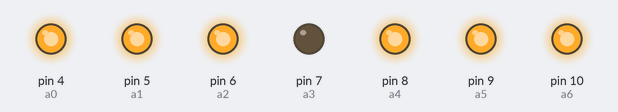
Simulated run of this sketch. Board: Arduino Uno, built with avr-gcc and run on an emulated ATmega328P. On the bench: output pins drawn as LEDs (lit = HIGH).

Above: at 0.2 s.
At 0.7 s:
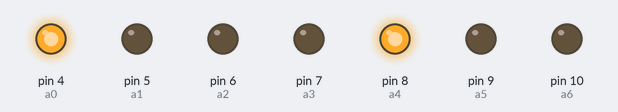
At 1.7 s:
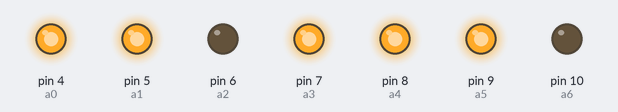
At 3.2 s:
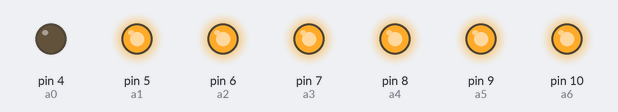
At 4.7 s:
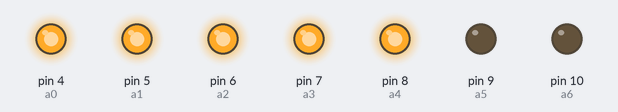
At 6.2 s:
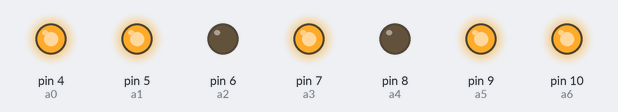
Timing chart, 0 to 6.5 s (numbered marks = the images above):
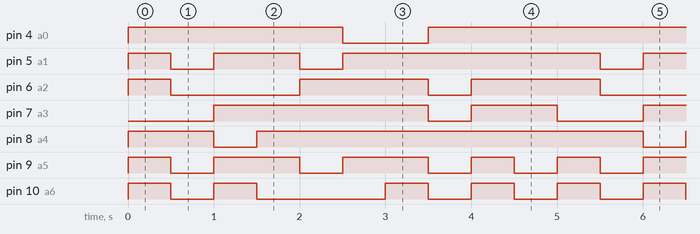

The sketch:

7-segmentdisplay.ino.ino
```cpp
const int a0=4;
const int a1=5;
const int a2=6;
const int a3=7;
const int a4=8;
const int a5=9;
const int a6=10;
void setup() {
  // put your setup code here, to run once:
 pinMode(a0,OUTPUT);
 pinMode(a1,OUTPUT);
 pinMode(a2,OUTPUT);
 pinMode(a3,OUTPUT);
 pinMode(a4,OUTPUT);
 pinMode(a5,OUTPUT);
 pinMode(a6,OUTPUT);
}
void loop() {
  // put your main code here, to run repeatedly:
  zero();
  delay(500);
one();
delay(500);
two();
delay(500);
three();
delay(500);
four();
delay(500);
five();
delay(500);
six();
delay(500);
seven();
delay(500);
eight();
delay(500);
nine();
delay(500);

delay(2);
}

void zero()
{
  digitalWrite(a0, HIGH);
digitalWrite(a1, HIGH);
digitalWrite(a2, HIGH);
digitalWrite(a3, LOW);
digitalWrite(a4, HIGH);
digitalWrite(a5, HIGH);
digitalWrite(a6, HIGH);
}
void one()
{
  digitalWrite(a0, HIGH);
digitalWrite(a1, LOW);
digitalWrite(a2, LOW);
digitalWrite(a3, LOW);
digitalWrite(a4, HIGH);
digitalWrite(a5, LOW);
digitalWrite(a6, LOW);
}

void two()
{
  digitalWrite(a0, HIGH);
digitalWrite(a1, HIGH);
digitalWrite(a2, LOW);
digitalWrite(a3, HIGH);
digitalWrite(a4, LOW);
digitalWrite(a5, HIGH);
digitalWrite(a6, HIGH);
}

void three()
{
  digitalWrite(a0, HIGH);
digitalWrite(a1, HIGH);
digitalWrite(a2, LOW);
digitalWrite(a3, HIGH);
digitalWrite(a4, HIGH);
digitalWrite(a5, HIGH);
digitalWrite(a6, LOW);
}

void four()
{
  digitalWrite(a0, HIGH);
digitalWrite(a1, LOW);
digitalWrite(a2, HIGH);
digitalWrite(a3, HIGH);
digitalWrite(a4, HIGH);
digitalWrite(a5, LOW);
digitalWrite(a6, LOW);
}

void five()
{
  digitalWrite(a0, LOW);
digitalWrite(a1, HIGH);
digitalWrite(a2, HIGH);
digitalWrite(a3, HIGH);
digitalWrite(a4, HIGH);
digitalWrite(a5, HIGH);
digitalWrite(a6, LOW);
}

void six()
{
  digitalWrite(a0, LOW);
digitalWrite(a1, HIGH);
digitalWrite(a2, HIGH);
digitalWrite(a3, HIGH);
digitalWrite(a4, HIGH);
digitalWrite(a5, HIGH);
digitalWrite(a6, HIGH);
}

void seven()
{
  digitalWrite(a0, HIGH);
digitalWrite(a1, HIGH);
digitalWrite(a2, LOW);
digitalWrite(a3, LOW);
digitalWrite(a4, HIGH);
digitalWrite(a5, LOW);
digitalWrite(a6, LOW);
}

void eight()
{
  digitalWrite(a0, HIGH);
digitalWrite(a1, HIGH);
digitalWrite(a2, HIGH);
digitalWrite(a3, HIGH);
digitalWrite(a4, HIGH);
digitalWrite(a5, HIGH);
digitalWrite(a6, HIGH);
}

void nine()
{
  digitalWrite(a0, HIGH);
digitalWrite(a1, HIGH);
digitalWrite(a2, HIGH);
digitalWrite(a3, HIGH);
digitalWrite(a4, HIGH);
digitalWrite(a5, LOW);
digitalWrite(a6, LOW);
}
```

Measured:
- by itself, pin 4 (a0): repeats every 5.0 s: LOW 1.0 s, HIGH 4.0 s
- by itself, pin 5 (a1): repeats every 5.0 s: LOW 0.50 s, HIGH 1.0 s, LOW 0.50 s, HIGH 3.0 s
- by itself, pin 6 (a2): repeats every 5.0 s: LOW 1.5 s, HIGH 1.5 s, LOW 0.50 s, HIGH 1.5 s
- by itself, pin 7 (a3): repeats every 5.0 s: LOW 0.50 s, HIGH 1.0 s, LOW 1.0 s, HIGH 2.5 s
- by itself, pin 8 (a4): repeats every 5.0 s: LOW 0.50 s, HIGH 4.5 s
- by itself, pin 9 (a5): repeats every 5.0 s: 2 × (LOW 0.50 s, HIGH 1.0 s), 2 × (LOW 0.50 s, HIGH 0.50 s)
- by itself, pin 10 (a6): repeats every 5.0 s: LOW 0.50 s, HIGH 0.50 s, LOW 1.5 s, 2 × (HIGH 0.50 s, LOW 0.50 s), HIGH 0.50 s
